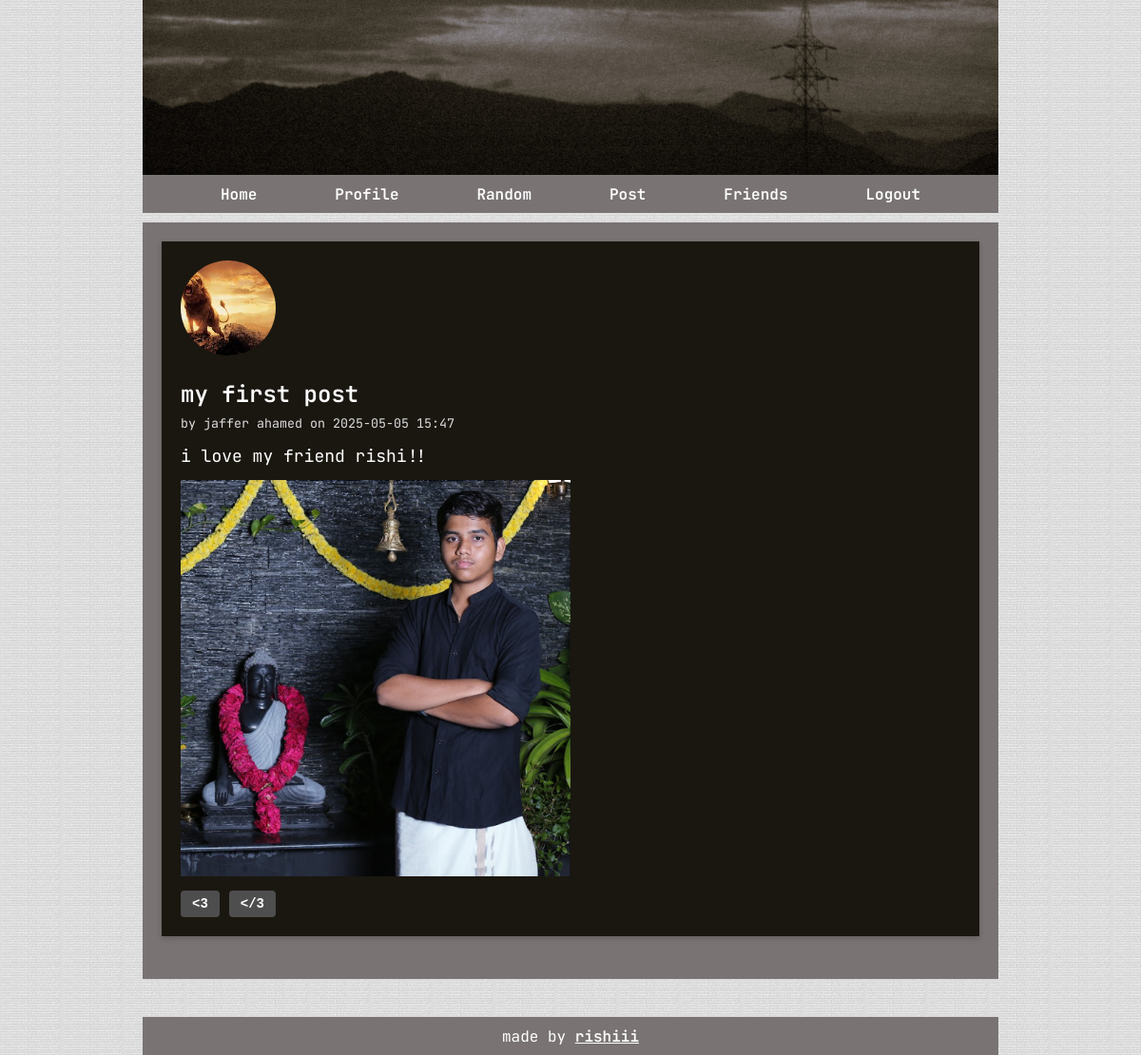
Page /post/13 (signed in) on the committed database.
### tables this page shows
CREATE TABLE users (
                        id INTEGER PRIMARY KEY AUTOINCREMENT,
                        username TEXT UNIQUE NOT NULL,
                        password TEXT NOT NULL
                    , profile_pic TEXT, aura INTEGER DEFAULT 100, email TEXT, is_verified INTEGER DEFAULT 0);

CREATE TABLE posts (
                        id INTEGER PRIMARY KEY AUTOINCREMENT,
                        title TEXT NOT NULL,
                        content TEXT NOT NULL,
                        date TEXT NOT NULL,
                        user_id INTEGER NOT NULL, image TEXT,
                        FOREIGN KEY (user_id) REFERENCES users(id)
                    );

### app.py (the view)
@app.route('/post/<int:post_id>')
def post(post_id):
    db = get_db()
    post = db.execute('''SELECT posts.*, users.username, users.profile_pic
                         FROM posts JOIN users ON posts.user_id = users.id
                         WHERE posts.id = ?''', (post_id,)).fetchone()
    return render_template('post.html', post=post)

### app.py (called while the page is built)
def get_db():
    db = getattr(g, '_database', None)
    if db is None:
        db = g._database = sqlite3.connect(DATABASE)
        db.row_factory = sqlite3.Row
    return db

@app.teardown_appcontext
def close_connection(exception):
    db = getattr(g, '_database', None)
    if db is not None:
        db.close()

### templates/post.html (shortened to what this page needs)
{% extends "base.html" %}
{% block content %}
<div class="post-detail">
    {% if post.profile_pic %}
        <img src="{{ url_for('static', filename=post.profile_pic) }}"
             alt="Profile Picture"
             style="width: 100px; height: 100px; object-fit: cover; border-radius: 50%; " />
    {% else %}
        <div style="width: 100px; height: 100px; background: #ccc; border-radius: 50%; line-height: 120px; text-align: center;">
            No Image
        </div>
    {% endif %}
    <h2>{{ post.title }}</h2>
    <small>by {{ post.username }} on {{ post.date }}</small>
    <p class="post-full">{{ post.content }}</p>
    {% if post.image %}
        <img src="{{ url_for('static', filename=post.image) }}" style="max-width: 50%; max-height: 50%;margin-top: 10px;" />
    {% endif %}
    <div style="margin-top: 10px; display: flex; gap: 10px;">
        <form action="{{ url_for('like_post', post_id=post.id) }}" method="get">
            <button type="submit" style="background-color: #4d4d4d; border: none; padding: 6px 12px; border-radius: 4px; font-family: monospace;">
                &lt;3 {{ post.like_count }}
            </button>
        </form>
        <form action="{{ url_for('unlike_post', post_id=post.id) }}" method="get">
            <button type="submit" style="background-color: #4e4e4e; border: none; padding: 6px 12px; border-radius: 4px; font-family: monospace;">
                &lt;/3 {{ post.unlike_count }}
            </button>
        </form>
    </div>
</div>
{% endblock %}

### static/styles.css (style rules this page uses)
:root { --header-image: url('cover.JPG'); --body-bg-image: url('sandy.jpg'); --content: #000000; }
body { font-family: 'Nunito', sans-serif; margin: 0; background-color: #ffffff; background-size: 65px; color: #ffffff; background-image: var(--body-bg-image); }
* { box-sizing: border-box; }
.post-detail { background-color: #1a1710; padding: 20px; margin-bottom: 25px; box-shadow: 0 2px 6px rgba(0, 0, 0, 0.2); }
.post-detail h2 { color: #fff; margin-bottom: 6px; }
.post-detail small { color: #ddd; display: block; margin-bottom: 12px; }
.post-detail .post-full { color: #ffffff; font-size: 18px; line-height: 1.6; margin: 0; white-space: pre-wrap; }
h1, h2, h3 { color: #ffffff; }
button, input[type="submit"] { background-color: #555; color: #fff; padding: 8px 16px; font-family: monospace; font-weight: bold; font-size: 14px; border: none; border-radius: 4px; cursor: pointer; transition: background-color 0.3s ease; }

### rows in the picture
users: profile_pic (picture), username "jaffer ahamed"
posts: title "my first post", date "2025-05-05 15:47", content "i love my friend rishi!!", image (picture)
